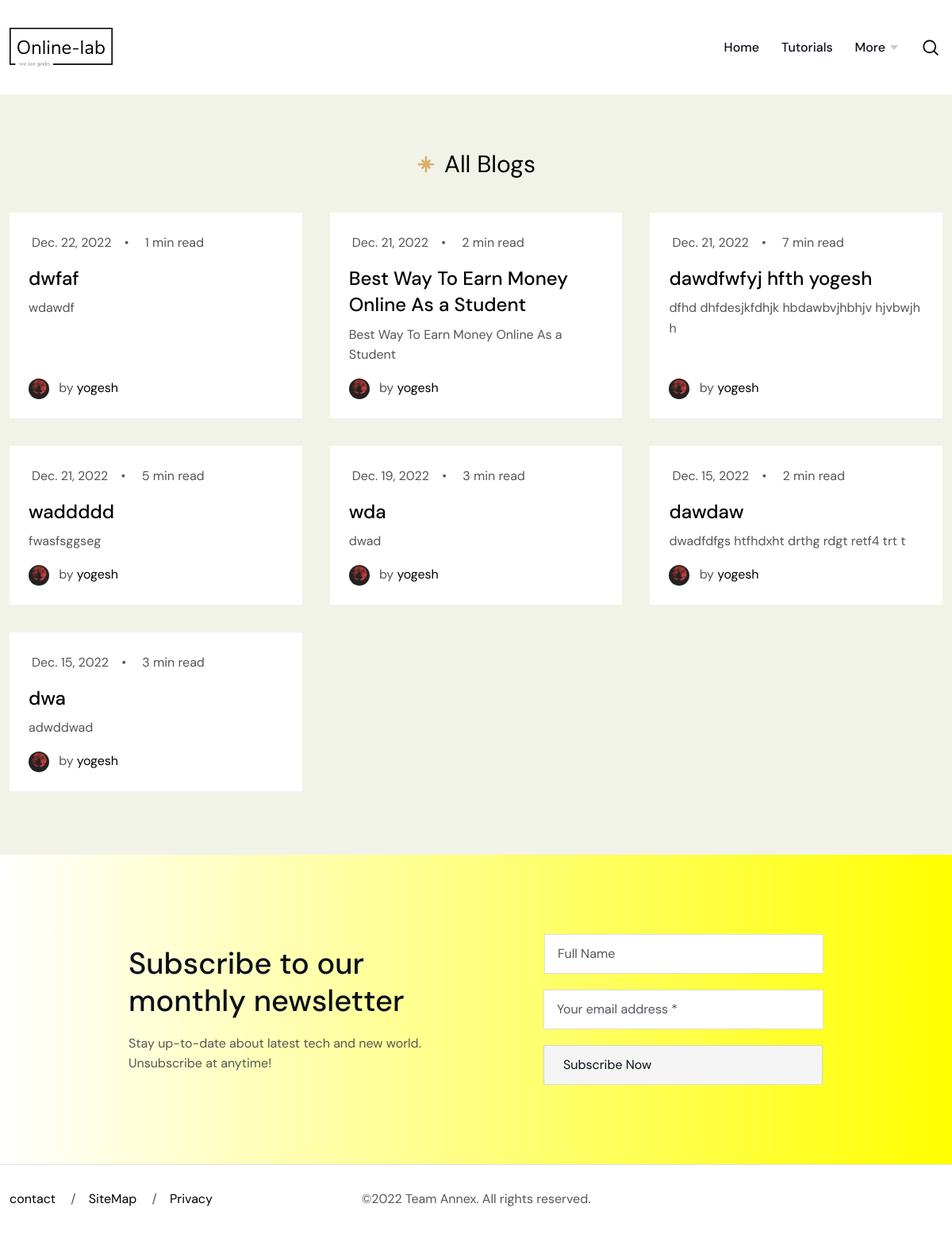
Page /blog on the committed database.
### news/models.py (models this page shows, shortened)
class Blog(models.Model):
      category = models.ForeignKey(BlogCategory, on_delete=models.CASCADE)
      snipit = models.CharField(max_length=200)
      title = models.CharField(max_length=250)
      img_opt = models.BooleanField()
      img = ResizedImageField(size=[1020, 660], upload_to='pics',blank=True,null=True)
      img_alt = models.CharField(max_length=250, blank=True,null=True)
      description = models.TextField()
      reading_time = models.IntegerField(default=2)
      blog_url = AutoSlugField(populate_from='title')
      author = models.ForeignKey(User, default=None, on_delete=models.CASCADE)
      title_meta = models.CharField(max_length=250)
      description_meta = models.CharField(max_length=700)
      keywords_meta = models.CharField(max_length=250)
      is_active = models.BooleanField(default=False)
      created = models.DateTimeField(auto_now_add=True)
      tags = TaggableManager()

### accounts/models.py (models this page shows, shortened)
class UserProfileInfo(models.Model):
    user = models.OneToOneField(User, on_delete=models.CASCADE, )
    skills = models.CharField(max_length=100, blank=True)
    bio = models.CharField(max_length=400, blank=True)
    profile_pic = ResizedImageField(size=[500, 500],crop=['middle', 'center'], upload_to='profile_pics')

### news/views.py (the view)
# urls.py: path('blog', views.blog, name='blog'),
def blog(request):
    blog = Blog.objects.filter().order_by('-created')
    return render(request, 'main/blog.html', {'blog': blog})

### templates/main/blog.html (shortened to what this page needs)
{% extends 'main/base.html' %}
{% load static %}
{% static "img" as baseUrl %}
{% static "category_img" as baseUrl %}
{% block content %}
<section class="section">
  <div class="container">
    <div class="col-lg-12">
      <div class="section-title text-center">
        <h2 class="h3 mb-0 title">All Blogs</h2>
      </div>
      <div class="row gy-5 gx-4 g-xl-5">
        {% for blog in blog%}
        <div class="col-lg-4 col-md-6">
          <article class="bg-white d-flex flex-column h-100">
            <div class="p-4 pb-0">
              <ul class="post-meta list-inline mb-3">
                <li class="list-inline-item">
                  {{blog.created|date}}
                </li>
                <li class="list-inline-item">•</li>
                <li class="list-inline-item">
                  {{blog.reading_time}} min read
                </li>
              </ul>
              <div class="position-relative">
                <h3 class="h4 post-title mb-2 line-clamp clamp-2">
                  <a class="text-link stretched-link" href="/blog/{{blog.blog_url}}" title="{{blog.title}}">{{blog.title}}</a>
                </h3>
                <p class="mb-0 line-clamp clamp-2">{{blog.snipit}}</p>
              </div>
            </div>
            <div class="post-author mt-auto p-4 pt-3">
              <a href="authors/{{blog.author.id}}" class="is-hoverable" title="Read all posts of {{blog.author}}">
                <img loading="lazy" class="w-auto rounded-circle me-2" src="{{blog.author.userprofileinfo.profile_pic.url}}" alt="{{blog.author}}" width="26" height="26">
              </a> by <a href="authors/{{blog.author.id}}" class="text-link" title="Read all posts of - {{blog.author}}">{{blog.author}}</a>
            </div>
          </article>
        </div>
        {% endfor %}
      </div>
    </div>
  </div>
</section>
{% endblock %}

### rows in the picture
Blog: created "Dec. 22, 2022", reading_time "1", title "dwfaf", snipit "wdawdf", author.userprofileinfo.profile_pic (picture), author "yogesh"
Blog: created "Dec. 21, 2022", reading_time "2", title "Best Way To Earn Money Online As a Student", snipit "Best Way To Earn Money Online As a Student", author.userprofileinfo.profile_pic (picture), author "yogesh"
Blog: created "Dec. 21, 2022", reading_time "7", title "dawdfwfyj hfth yogesh", snipit "dfhd dhfdesjkfdhjk hbdawbvjhbhjv hjvbwjh h", author.userprofileinfo.profile_pic (picture), author "yogesh"
Blog: created "Dec. 21, 2022", reading_time "5", title "waddddd", snipit "fwasfsggseg", author.userprofileinfo.profile_pic (picture), author "yogesh"
Blog: created "Dec. 19, 2022", reading_time "3", title "wda", snipit "dwad", author.userprofileinfo.profile_pic (picture), author "yogesh"
Blog: created "Dec. 15, 2022", reading_time "2", title "dawdaw", snipit "dwadfdfgs htfhdxht drthg rdgt retf4 trt t", author.userprofileinfo.profile_pic (picture), author "yogesh"
Blog: created "Dec. 15, 2022", reading_time "3", title "dwa", snipit "adwddwad", author.userprofileinfo.profile_pic (picture), author "yogesh"
